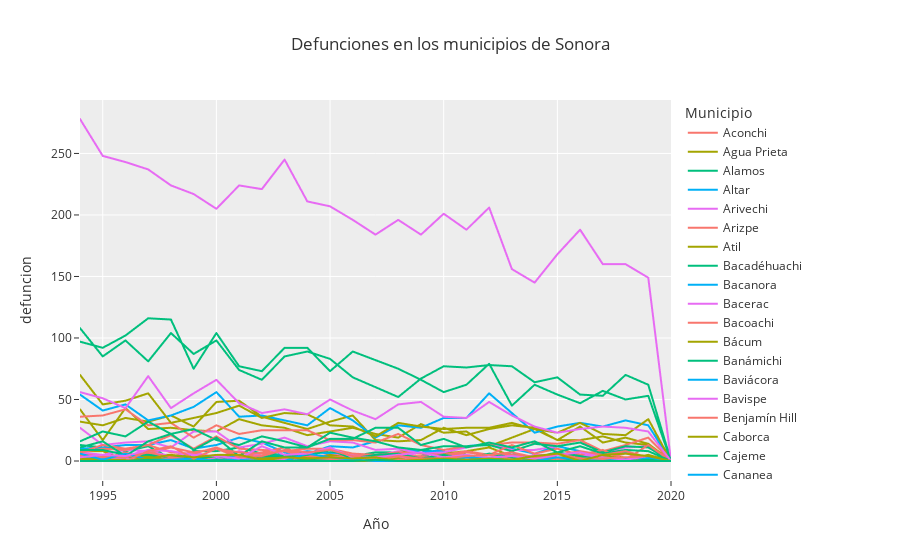

Here is the notebook cell this chart was saved with:
### Code cell
#Graficando Serie de tiempo para cada uno de los municipios
fig = px.line(mortalidad_tidy, x="año", y='defuncion',color='municipio',
              title='Defunciones en los municipios de Sonora',
              labels={'municipio':'Municipio',
                      'año':'Año'},
                template='ggplot2')

fig.show()
